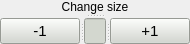
   <widget class="QSplitter" name="splitter_15">
    <property name="geometry">
     <rect>
      <x>40</x>
      <y>220</y>
      <width>131</width>
      <height>42</height>
     </rect>
    </property>
    <property name="orientation">
     <enum>Qt::Vertical</enum>
    </property>
    <widget class="QLabel" name="label_9">
     <property name="styleSheet">
      <string notr="true">color:black;</string>
     </property>
     <property name="text">
      <string>Change size</string>
     </property>
     <property name="alignment">
      <set>Qt::AlignCenter</set>
     </property>
    </widget>
    <widget class="QSplitter" name="splitter_14">
     <property name="orientation">
      <enum>Qt::Horizontal</enum>
     </property>
     <widget class="QPushButton" name="pushButton_4">
      <property name="font">
       <font>
        <pointsize>11</pointsize>
       </font>
      </property>
      <property name="styleSheet">
       <string notr="true">background-color:rgb(211, 215, 207);
color:black;</string>
      </property>
      <property name="text">
       <string>-1</string>
      </property>
     </widget>
     <widget class="QLineEdit" name="lineEdit">
      <property name="styleSheet">
       <string notr="true">background-color:rgb(211, 215, 207);</string>
      </property>
     </widget>
     <widget class="QPushButton" name="pushButton_3">
      <property name="font">
       <font>
        <pointsize>11</pointsize>
       </font>
      </property>
      <property name="styleSheet">
       <string notr="true">background-color:rgb(211, 215, 207);
color:black;</string>
      </property>
      <property name="text">
       <string>+1</string>
      </property>
     </widget>
    </widget>
   </widget>
